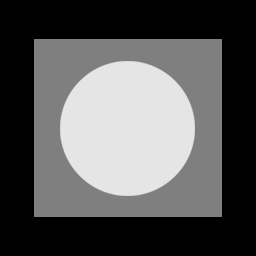
%> input picture pattern.tif, 256 x 256 px
$ octave lab6addnoise.m   (GNU Octave 9; MATLAB toolbox functions it lacks are replaced by stand-ins)
%> lines starting %> are read from the running program, lines starting %| are printed output that depends on the picture

clear all;

close all;

clc;

im = imread('pattern.tif');
%> im is the input picture: size 256x256 uint8; min 0, max 229, mean 87.1
out=imnoise(im,'gaussian',0,0.01);
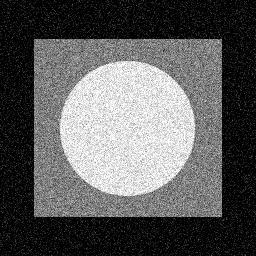
%> out: size 256x256 uint8; min 0, max 255, mean 91.5

figure;
subplot(1,4,1);imshow(uint8(im));title("original");
subplot(1,4,2); imshow(uint8(out)); title("Gaussian");
subplot(1,4,3); imhist(uint8(im)); title("Original Histogram");
subplot(1,4,4); imhist(uint8(out)); title("Gaussian Histogram");
%> after `title("Gaussian Histogram")`:
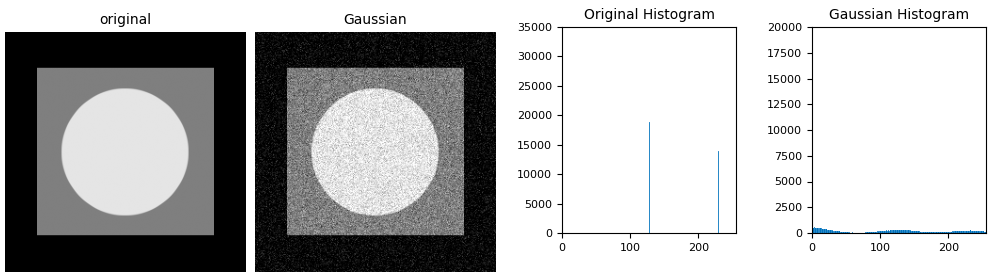
%> figure redrawn from the program's plot data, 4 panels

$ run again, with DFT_no_log.tif copied over pattern.tif
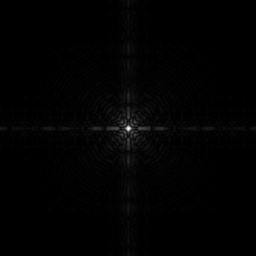
%> input picture DFT_no_log.tif, 256 x 256 px
%> im is the input picture: size 256x256 uint8; min 0, max 255, mean 2.1
%> `out=imnoise(im,'gaussian',0,0.01);`:
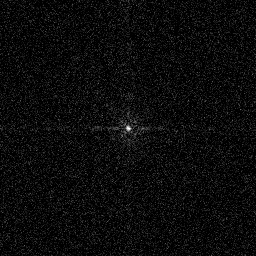
%> out: size 256x256 uint8; min 0, max 255, mean 11.4
%> `title("Gaussian Histogram")`:
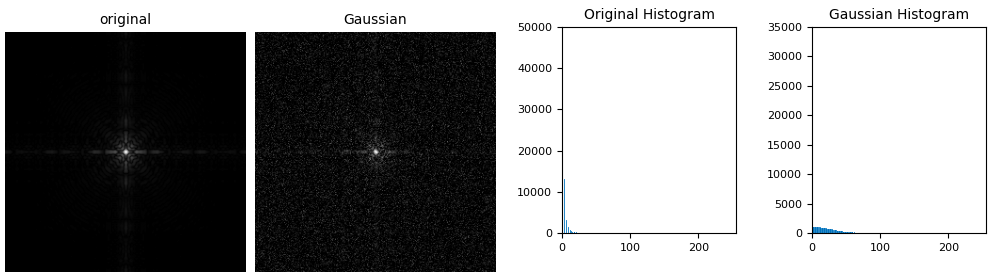
%> figure redrawn from the program's plot data, 4 panels
